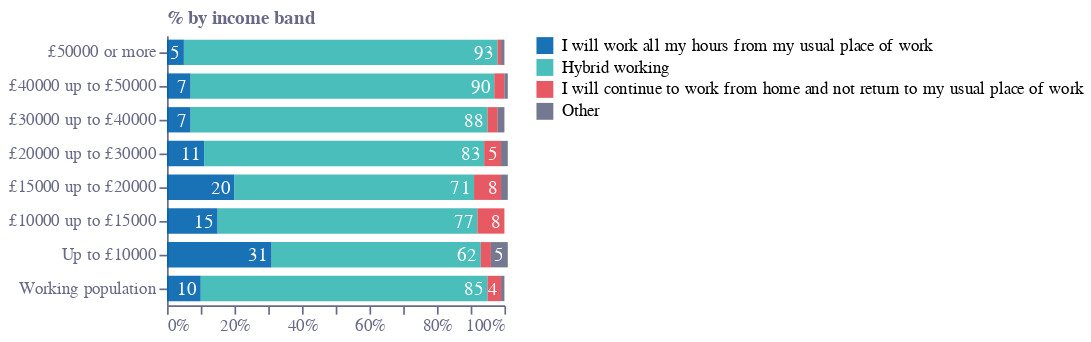

Write notebook code for a chart like this one.
### Code cell
base = (
    alt.Chart(f1)
    .encode(tooltip="tooltip:N")
    .transform_calculate(tooltip="datum.income+' 🏢 '+datum.category+' 📈 '+round(datum.value*100)+'%'")
).transform_calculate(x="round(datum.value*100)")
bars1 = base.mark_bar(height=15, opacity=0.9, color=colors["eco-turquiose"]).encode(
    x=alt.X(
        "value:Q",
        stack="zero",
        axis=alt.Axis(
            grid=False,
            title="",
            labelColor=colors["eco-gray"],
            titleColor=colors["eco-gray"],
            tickColor=colors["eco-gray"],
            domainColor=colors["eco-gray"],
            format=".0%",
            tickCount=10,
            orient="bottom",
            labelAngle=0,
        ),
        scale=alt.Scale(
            domain=[0,1]
        )
    ),
    order="income:N",
    y=alt.Y(
        "income:N",
        sort=[],
        axis=alt.Axis(
            grid=False,
            title="% by income band",
            titleX=0,
            titleY=-5,
            titleBaseline="bottom",
            titleAngle=0,
            titleAlign="left",
            labelColor=colors["eco-gray"],
            titleColor=colors["eco-gray"],
            tickColor=colors["eco-gray"],
            domainColor=colors["eco-gray"],
        ),
    ),
    color=alt.Color(
        "category:N",
        legend=alt.Legend(title="",labelLimit=400),
        sort=[],
        scale=alt.Scale(
            range=[colors["eco-mid-blue"],colors["eco-turquiose"],
                    colors["eco-red"], colors["eco-gray"]],
        ),
    ),
)
text1 = bars1.mark_text(dx=-2, dy=1, align="right").encode(
    text=alt.Text("x:Q", format=".0f"),
    x=alt.X("value:Q", stack="zero"),
    order="income:N",
    color=alt.condition(
        datum.value < 0.04,
        alt.ColorValue(None),
        alt.ColorValue("white"),
    ),
)
layer1 = (
    ((bars1 + text1).properties(height=alt.Step(20), width=200))
    .configure_view(stroke=None)
    .properties(title="")
)
layer1.save("visualisation/" + f + "a.json")
layer1.save("visualisation/" + f + ".png")
open("README.md",'w').write(readme)
layer1

### Figure 1 — Vega-Lite specification as saved in the notebook (floating-point values rounded to 4 significant figures)
{"config": {"view": {"continuousWidth": 400, "continuousHeight": 300, "stroke": null}}, "layer": [{"mark": {"type": "bar", "color": "#36B7B4", "height": 15, "opacity": 0.9}, "encoding": {"color": {"type": "nominal", "field": "category", "legend": {"labelLimit": 400, "title": ""}, "scale": {"range": ["#0063AF", "#36B7B4", "#E54753", "#676A86"]}, "sort": []}, "order": {"type": "nominal", "field": "income"}, "tooltip": {"type": "nominal", "field": "tooltip"}, "x": {"type": "quantitative", "axis": {"domainColor": "#676A86", "format": ".0%", "grid": false, "labelAngle": 0, "labelColor": "#676A86", "orient": "bottom", "tickColor": "#676A86", "tickCount": 10, "title": "", "titleColor": "#676A86"}, "field": "value", "scale": {"domain": [0, 1]}, "stack": "zero"}, "y": {"type": "nominal", "axis": {"domainColor": "#676A86", "grid": false, "labelColor": "#676A86", "tickColor": "#676A86", "title": "% by income band", "titleAlign": "left", "titleAngle": 0, "titleBaseline": "bottom", "titleColor": "#676A86", "titleX": 0, "titleY": -5}, "field": "income", "sort": []}}, "transform": [{"calculate": "datum.income+' 🏢 '+datum.category+' 📈 '+round(datum.value*100)+'%'", "as": "tooltip"}, {"calculate": "round(datum.value*100)", "as": "x"}]}, {"mark": {"type": "text", "align": "right", "dx": -2, "dy": 1}, "encoding": {"color": {"condition": {"value": null, "test": "(datum.value < 0.04)"}, "value": "white"}, "order": {"type": "nominal", "field": "income"}, "text": {"type": "quantitative", "field": "x", "format": ".0f"}, "tooltip": {"type": "nominal", "field": "tooltip"}, "x": {"type": "quantitative", "field": "value", "stack": "zero"}, "y": {"type": "nominal", "axis": {"domainColor": "#676A86", "grid": false, "labelColor": "#676A86", "tickColor": "#676A86", "title": "% by income band", "titleAlign": "left", "titleAngle": 0, "titleBaseline": "bottom", "titleColor": "#676A86", "titleX": 0, "titleY": -5}, "field": "income", "sort": []}}, "transform": [{"calculate": "datum.income+' 🏢 '+datum.category+' 📈 '+round(datum.value*100)+'%'", "as": "tooltip"}, {"calculate": "round(datum.value*100)", "as": "x"}]}], "data": {"name": "data-ff6d32f48cd11cb201fd51c416889da9"}, "height": {"step": 20}, "title": "", "width": 200, "$schema": "https://vega.github.io/schema/vega-lite/v4.8.1.json", "datasets": {"data-ff6d32f48cd11cb201fd51c416889da9": [{"income": "£50000 or more", "category": "I will work all my hours from my usual place of work", "value": 0.05}, {"income": "£50000 or more", "category": "Hybrid working", "value": 0.93}, {"income": "£50000 or more", "category": "I will continue to work from home and not return to my usual place of work", "value": 0.01}, {"income": "£50000 or more", "category": "Other", "value": 0.01}, {"income": "£40000 up to £50000", "category": "I will work all my hours from my usual place of work", "value": 0.07}, {"income": "£40000 up to £50000", "category": "Hybrid working", "value": 0.9}, {"income": "£40000 up to £50000", "category": "I will continue to work from home and not return to my usual place of work", "value": 0.03}, {"income": "£40000 up to £50000", "category": "Other", "value": 0.01}, {"income": "£30000 up to £40000", "category": "I will work all my hours from my usual place of work", "value": 0.07}, {"income": "£30000 up to £40000", "category": "Hybrid working", "value": 0.88}, {"income": "£30000 up to £40000", "category": "I will continue to work from home and not return to my usual place of work", "value": 0.03}, {"income": "£30000 up to £40000", "category": "Other", "value": 0.02}, {"income": "£20000 up to £30000", "category": "I will work all my hours from my usual place of work", "value": 0.11}, {"income": "£20000 up to £30000", "category": "Hybrid working", "value": 0.83}, {"income": "£20000 up to £30000", "category": "I will continue to work from home and not return to my usual place of work", "value": 0.05}, {"income": "£20000 up to £30000", "category": "Other", "value": 0.02}, {"income": "£15000 up to £20000", "category": "I will work all my hours from my usual place of work", "value": 0.2}, {"income": "£15000 up to £20000", "category": "Hybrid working", "value": 0.71}, {"income": "£15000 up to £20000", "category": "I will continue to work from home and not return to my usual place of work", "value": 0.08}, {"income": "£15000 up to £20000", "category": "Other", "value": 0.02}, {"income": "£10000 up to £15000", "category": "I will work all my hours from my usual place of work", "value": 0.15}, {"income": "£10000 up to £15000", "category": "Hybrid working", "value": 0.77}, {"income": "£10000 up to £15000", "category": "I will continue to work from home and not return to my usual place of work", "value": 0.08}, {"income": "£10000 up to £15000", "category": "Other", "value": 0.0}, {"income": "Up to £10000", "category": "I will work all my hours from my usual place of work", "value": 0.31}, {"income": "Up to £10000", "category": "Hybrid working", "value": 0.62}, {"income": "Up to £10000", "category": "I will continue to work from home and not return to my usual place of work", "value": 0.03}, {"income": "Up to £10000", "category": "Other", "value": 0.05}, {"income": "Working population", "category": "I will work all my hours from my usual place of work", "value": 0.1}, {"income": "Working population", "category": "Hybrid working", "value": 0.85}, {"income": "Working population", "category": "I will continue to work from home and not return to my usual place of work", "value": 0.04}, {"income": "Working population", "category": "Other", "value": 0.01}]}}
